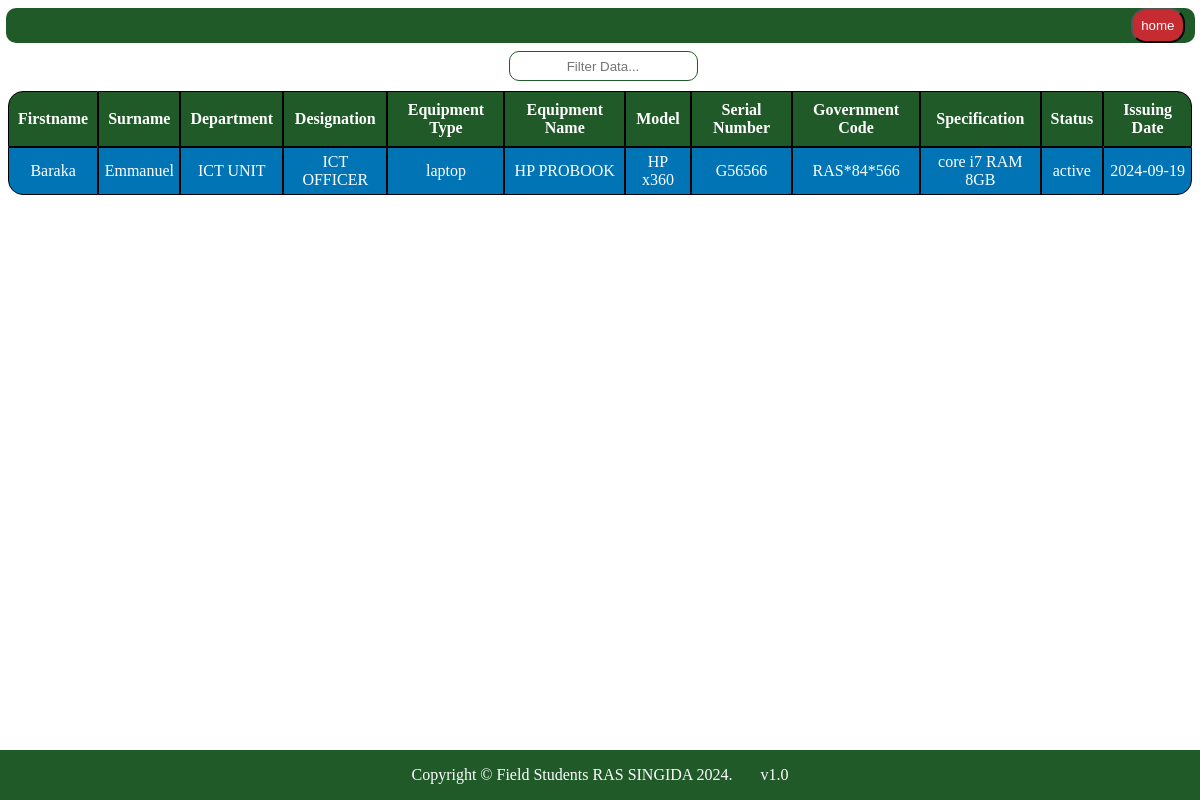
The app's page /distribution.php (signed in) with its own data.
### tables this page shows
CREATE TABLE IF NOT EXISTS `employee` (
  `employee_id` varchar(50) NOT NULL,
  `f_name` varchar(20) DEFAULT NULL,
  `s_name` varchar(20) DEFAULT NULL,
  `department_id` varchar(50) DEFAULT NULL,
  `designation_id` varchar(50) DEFAULT NULL,
  PRIMARY KEY (`employee_id`)
);

CREATE TABLE IF NOT EXISTS `department` (
  `department_id` varchar(50) NOT NULL,
  `department_name` varchar(30) DEFAULT NULL,
  PRIMARY KEY (`department_id`)
);

CREATE TABLE IF NOT EXISTS `designation` (
  `designation_id` varchar(50) NOT NULL,
  `designation_name` varchar(30) DEFAULT NULL,
  PRIMARY KEY (`designation_id`)
);

CREATE TABLE IF NOT EXISTS `equipment_category` (
  `category_id` varchar(50) NOT NULL,
  `category` varchar(40) DEFAULT NULL,
  PRIMARY KEY (`category_id`)
);

CREATE TABLE IF NOT EXISTS `equipments` (
  `equipment_id` varchar(50) NOT NULL,
  `equipment_name` varchar(20) DEFAULT NULL,
  `model` varchar(20) DEFAULT NULL,
  `serialnumber` varchar(20) DEFAULT NULL,
  `STATUS` varchar(20) DEFAULT NULL,
  `specification` varchar(50) DEFAULT NULL,
  `GOV_code` varchar(20) DEFAULT NULL,
  `category_id` varchar(40) DEFAULT NULL,
  PRIMARY KEY (`equipment_id`)
);

CREATE TABLE IF NOT EXISTS `allocation` (
  `allocation_id` varchar(50) NOT NULL,
  `allocation_date` date DEFAULT NULL,
  `employee_id` varchar(50) DEFAULT NULL,
  `equipment_id` varchar(50) DEFAULT NULL,
  `COMMENT` varchar(50) DEFAULT NULL,
  PRIMARY KEY (`allocation_id`)
);

### distribution.php (the view, shortened to what this page needs)
<?php
if(!isset($_SESSION["username"])){
    session_destroy();
    header("location:index.php");
} else {
    include("footer.php");
    include "connection.php";
    $sql = "
    SELECT
        employee.f_name,
        employee.s_name,
        department.department_name,
        designation.designation_name,
        equipment_category.category,
        equipments.equipment_name,
        equipments.model,
        equipments.serialnumber,
        equipments.GOV_code,
        equipments.specification,
        equipments.`STATUS`,
        allocation.allocation_date
    FROM
        employee
    JOIN
        department ON employee.department_id = department.department_id
    JOIN
        designation ON employee.designation_id = designation.designation_id
    JOIN
        allocation ON employee.employee_id = allocation.employee_id
    JOIN
        equipments ON allocation.equipment_id = equipments.equipment_id
    JOIN
        equipment_category ON equipments.category_id = equipment_category.category_id";
$result = mysqli_query($conn, $sql);
}
?>
<!DOCTYPE html>
<html lang="en">
<head>
    <link rel="stylesheet" href="css/dashboard.css">
</head>
<body>
    <nav id="navbar" style="background-color:#205A28; padding-left:5px; border-radius:10px;">
        <form style="float:right;" method="post" action="distribution.php">
            <button name="home" id="home" style="transform:translateX(-5px);">home</button>
        </form>
    </nav><br>
    <div style="margin-bottom: 0px; float:left;"  >
        <input type="text" id="searchbar" placeholder="Filter Data..." style="width: 100%; padding: 2px; border-radius: 10px; border: 1px solid #205A28; transform:translateY(-10px); float:left;">
    </div>
<div id="tablecontainer">
    <table>
        <thead id="thead">
        <tr>
            <th class="thead">Firstname</th>
            <th class="thead">Surname</th>
            <th class="thead">Department</th>
            <th class="thead">Designation</th>
            <th class="thead">Equipment Type</th>
            <th class="thead">Equipment Name</th>
            <th class="thead">Model</th>
            <th class="thead">Serial Number</th>
            <th class="thead">Government Code</th>
            <th class="thead">Specification</th>
            <th class="thead">Status</th>
            <th class="thead">Issuing Date</th>
        </tr>
        </thead>
        <tbody id="tbody">
<?php
if ($result->num_rows> 0) {
    while ($row = mysqli_fetch_assoc($result)) {
?>
        <tr>
            <td class="data"><?php echo htmlspecialchars($row["f_name"]); ?></td>
            <td class="data"><?php echo htmlspecialchars($row["s_name"]); ?></td>
            <td class="data"><?php echo htmlspecialchars($row["department_name"]); ?></td>
            <td class="data"><?php echo htmlspecialchars($row["designation_name"]); ?></td>
            <td class="data"><?php echo htmlspecialchars($row["category"]); ?></td>
            <td class="data"><?php echo htmlspecialchars($row["equipment_name"]); ?></td>
            <td class="data"><?php echo htmlspecialchars($row["model"]); ?></td>
            <td class="data"><?php echo htmlspecialchars($row["serialnumber"]); ?></td>
            <td class="data"><?php echo htmlspecialchars($row["GOV_code"]); ?></td>
            <td class="data"><?php echo htmlspecialchars($row["specification"]); ?></td>
            <td class="data"><?php echo htmlspecialchars($row["STATUS"]); ?></td>
            <td class="data"><?php echo htmlspecialchars($row["allocation_date"]); ?></td>
        </tr>
<?php
    }
} else {
?>
    <tr>
        <td colspan="12" class="data" style="text-align: center;">NO ALLOCATION HAVE BEEN MADE</td>
    </tr>
<?php
}
?>
</tbody>
    </table>
</div>
</body>
</html>

### footer.php (shortened to what this page needs)
<!DOCTYPE html>
<html lang="en">
<head>
    <link rel="stylesheet" href="css/style.css">
    </head>
</head>
<body>
<footer class="footer">
        <p>Copyright&nbsp;&copy; Field Students RAS SINGIDA 2024.&nbsp&nbsp&nbsp&nbsp&nbsp&nbsp  v1.0</p>
</footer>
</body>
</html>

### css/style.css (style rules this page uses)
body { align-items: center; display:flex; flex-direction: column; color:white; }
input { width:65%; height:1.8em; text-align: center; border-radius:10px; }
.footer { background-color: #205A28; text-align: center; position: fixed; bottom:0; width: 100%; height: 50px; }

### css/dashboard.css (style rules this page uses)
body { align-items: center; display: flex; flex-direction: column; color: white; }
#logout, #setting, #home { float: right; border-radius: 15px; background-color: #C72B32; padding: 8px; color: white; cursor: pointer; margin: 0 5px; }
.footer { background-color: #205A28; text-align: center; position: fixed; bottom: 0; width: 100%; height: 50px; }

### distribution.php (style rules this page uses)
#tablecontainer { width: 100%; border-radius: 15px; }
table { width: 100%; border-collapse: separate; border-spacing: 0; }
.thead, th { border: 1px solid black; padding: 9px; background-color: #205A28; color: white; text-align: center; width:fit-content; }
.data { border: 1px solid black; padding: 5px; background-color: #0174b6; color: white; text-align: center; width:fit-content; }
table tr:first-child th:first-child { border-top-left-radius: 15px; }
table tr:first-child th:last-child { border-top-right-radius: 15px; }
table tr:last-child td:first-child { border-bottom-left-radius: 15px; }
table tr:last-child td:last-child { border-bottom-right-radius: 15px; }
#navbar { width: 100%; }

### records on screen
employee: f_name "Baraka", s_name "Emmanuel", department.department_name "ICT UNIT", designation.designation_name "ICT OFFICER", equipment_category.category "laptop", equipments.equipment_name "HP PROBOOK", equipments.model "HP x360", equipments.serialnumber "G56566", equipments.GOV_code "RAS*84*566", equipments.specification "core i7 RAM 8GB", equipments.STATUS "active", allocation.allocation_date "2024-09-19"
